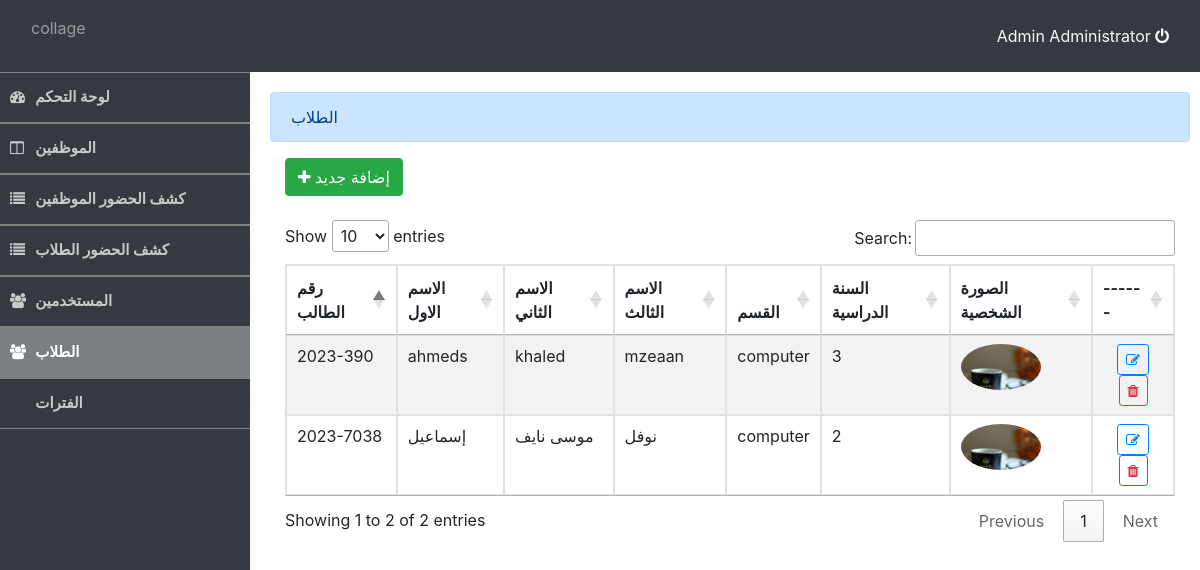
The app's page /admin/student.php (signed in) with its own data.
### tables this page shows
CREATE TABLE `users` (
  `id` int(11) NOT NULL,
  `username` varchar(100) NOT NULL,
  `password` varchar(100) NOT NULL,
  `firstname` varchar(100) NOT NULL,
  `lastname` varchar(100) NOT NULL
);

CREATE TABLE `student` (
  `id` int(11) NOT NULL,
  `student_no` varchar(100) NOT NULL,
  `password` varchar(100) NOT NULL,
  `firstname` varchar(100) NOT NULL,
  `middlename` varchar(100) NOT NULL,
  `lastname` varchar(100) NOT NULL,
  `avatar` varchar(100) NOT NULL,
  `department` varchar(100) NOT NULL,
  `year_acadmic` int(11) NOT NULL
);

### admin/auth.php (called while the page is built, shortened)
<?php
	require_once 'db_connect.php';
	$user_qry = $conn->query("SELECT * FROM users WHERE `id` = '".$_SESSION['login_id']."' ") or die(mysqli_error());
	$user = $user_qry->fetch_array();
	$user_name = $user['firstname']." ".$user['lastname'];
?>

### admin/student.php (the view, shortened to what this page needs)
<!DOCTYPE html>
<?php
require_once 'auth.php';
?>
<html lang="eng">
<head>
	<?php include('header.php') ?>
</head>
<body>
	<?php include('nav_bar.php') ?>
	<div class="container-fluid admin">
		<div class="alert alert-primary">الطلاب</div>
		<div class="well col-lg-12">
			<button class="btn btn-success" type="button" id="new_emp_btn"><span class="fa fa-plus"></span> إضافة جديد </button>
			<br />
			<br />
			<table id="table" class="table table-bordered table-striped">
				<thead>
					<tr>
						<th>رقم الطالب</th>
						<th>الاسم الاول</th>
						<th>الاسم الثاني</th>
						<th>الاسم الثالث</th>
						<th>القسم</th>
						<th>السنة الدراسية</th>
						<th>الصورة الشخصية</th>
						<th>------</th>
					</tr>
				</thead>
				<tbody>
					<?php
					$student_qry = $conn->query("SELECT * FROM `student`");
					while ($row = $student_qry->fetch_array()) {
					?>
						<tr>
							<td><?php echo $row['student_no'] ?></td>
							<td><?php echo $row['firstname'] ?></td>
							<td><?php echo $row['middlename'] ?></td>
							<td><?php echo $row['lastname'] ?></td>
							<td><?php echo $row['department'] ?></td>
							<td><?php echo $row['year_acadmic'] ?></td>
							<td><img src="<?php echo $row['avatar'] ?>" width="80" class="rounded-circle"></td>
							<td>
								<center>
									<button class="btn btn-sm btn-outline-primary edit_student" data-id="<?php echo $row['id'] ?>" type="button"><i class="fa fa-edit"></i></button>
									<button class="btn btn-sm btn-outline-danger remove_student" data-id="<?php echo $row['id'] ?>" type="button"><i class="fa fa-trash"></i></button>
								</center>
							</td>
						</tr>
					<?php
					}
					?>
				</tbody>
			</table>
		</div>
		<br />
		<br />
		<br />
	</div>
</body>
</html>

### admin/header.php (shortened to what this page needs)
<link rel="stylesheet" type="text/css" href="../assets/css/bootstrap.min.css" />
<link rel="stylesheet" href="https://cdn.rtlcss.com/bootstrap/v4.5.3/css/bootstrap.min.css">
<link rel="stylesheet" type="text/css" href="https://stackpath.bootstrapcdn.com/font-awesome/4.7.0/css/font-awesome.min.css" />
<link rel="stylesheet" type="text/css" href="https://cdn.datatables.net/1.10.21/css/jquery.dataTables.min.css" />
<link rel="stylesheet" type="text/css" href="../assets/css/style.css" />

### admin/nav_bar.php (shortened to what this page needs)
	<nav class = "navbar navbar-header navbar-dark bg-dark">
	<div class = "container-fluid">
		<div class = "navbar-header">
			<p class = "navbar-text pull-right">collage</p>
		</div>
		<div class = "nav navbar-nav navbar-right">
			<a href="logout.php" class="text-light"><?php echo $user_name ?> <i class="fa fa-power-off"></i></a>
		</div>
	</div>
</nav>
<div id="sidebar" class="bg-dark">
	<div id="sidebar-field">
		<a href="home.php" class="sidebar-item">
				<div class="sidebar-icon"><i class="fa fa-dashboard"> </i></div>  لوحة التحكم
		</a>
	</div>
	<div id="sidebar-field">
		<a href="employee.php" class="sidebar-item">
				<div class="sidebar-icon"><i class="fa fa-columns"> </i></div>  الموظفين
		</a>
	</div>
	<div id="sidebar-field">
		<a href="attendance.php" class="sidebar-item">
				<div class="sidebar-icon"><i class="fa fa-list"> </i></div>  كشف الحضور الموظفين
		</a>
	</div>
	<div id="sidebar-field">
		<a href="attendance_std.php" class="sidebar-item">
				<div class="sidebar-icon"><i class="fa fa-list"> </i></div>  كشف الحضور الطلاب
		</a>
	</div>
	<div id="sidebar-field">
		<a href="users.php" class="sidebar-item">
				<div class="sidebar-icon"><i class="fa fa-users"> </i></div>  المستخدمين
		</a>
	</div>
	<div id="sidebar-field">
		<a href="student.php" class="sidebar-item">
				<div class="sidebar-icon"><i class="fa fa-users"> </i></div>  الطلاب
		</a>
	</div>
	<div id="sidebar-field">
		<a href="time.php" class="sidebar-item">
				<div class="sidebar-icon"><i class="fa fa-time"> </i></div>  الفترات
		</a>
	</div>
</div>

### assets/css/style.css (style rules this page uses)
body { height:100%; }
div#sidebar { width: 250px; height: 95.3%; position: absolute; }
#sidebar-field { border-top:1px solid gray; }
#sidebar .sidebar-item { position: relative; height: 50px; padding: 10px; display: inline-flex; font-size: 15px; align-items: center; border-bottom: 1px solid gray; width: 100%; color: #cacaca; font-weight: 700 }
#sidebar .sidebar-item:hover, #sidebar .sidebar-item.active { color:white; text-decoration: unset; background: #ffffff59 }
#sidebar .sidebar-item .sidebar-icon { width:11%; padding: auto; }
.container-fluid.admin { padding: 20px; width: 80%; max-width: inherit; margin-left: 250px }

### records on screen
users: user_name "Admin Administrator"
student: student_no "2023-390", firstname "ahmeds", middlename "khaled", lastname "mzeaan", department "computer", year_acadmic "3", avatar (picture)
student: student_no "2023-7038", firstname "إسماعيل", middlename "موسى نايف", lastname "نوفل", department "computer", year_acadmic "2", avatar (picture)
